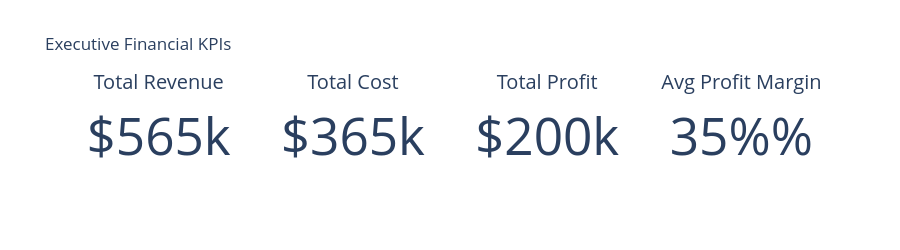
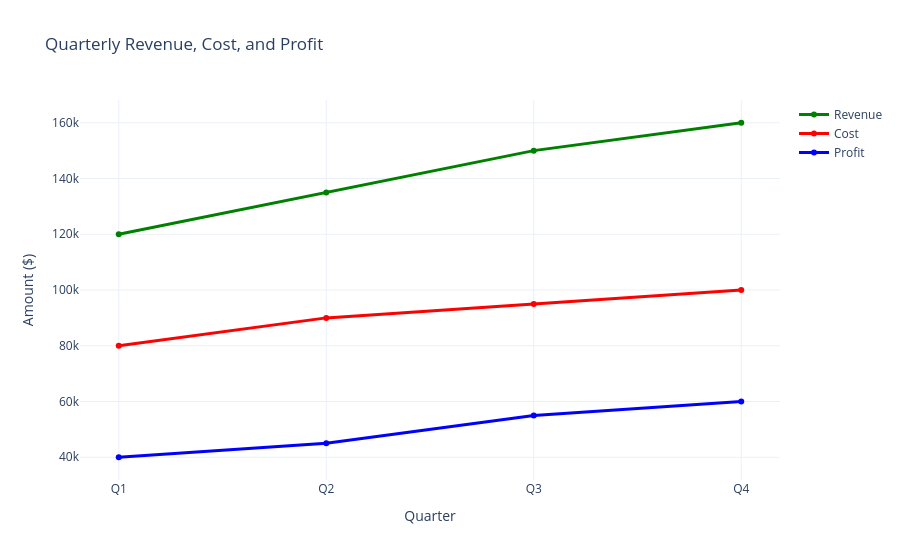
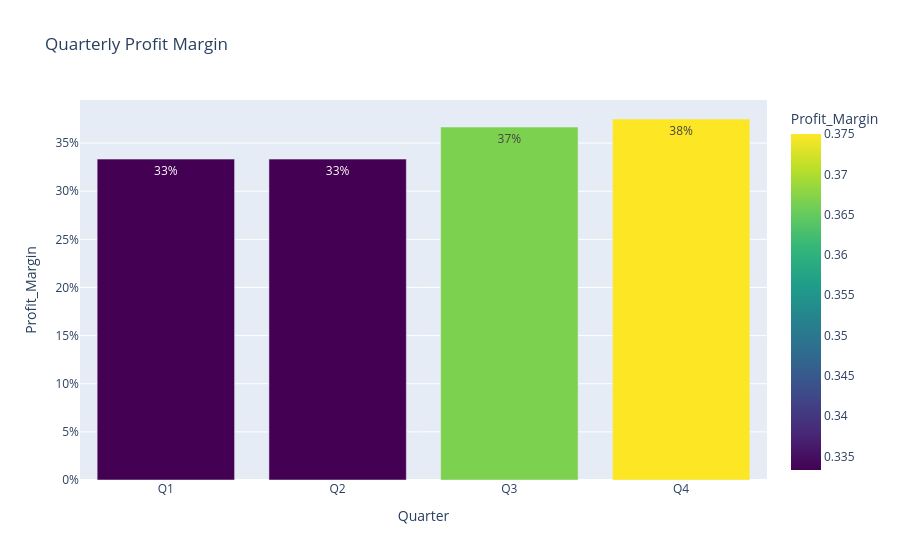
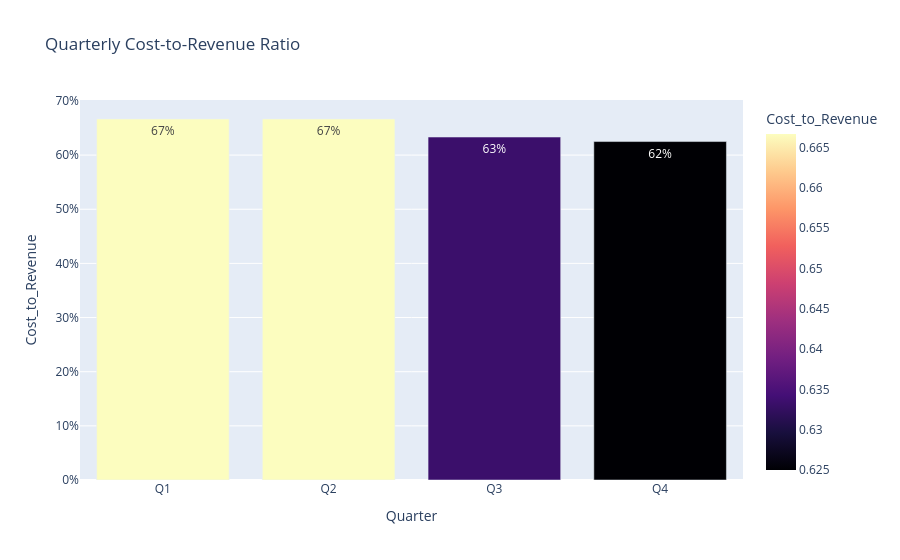

The notebook cell saved with these charts, in order:
### Code cell
import pandas as pd
import plotly.graph_objects as go
from plotly.subplots import make_subplots
import plotly.express as px

# ------- Sample Financial Dataset ----------------------------
data = {
    "Quarter": ["Q1", "Q2", "Q3", "Q4"],
    "Revenue": [120000, 135000, 150000, 160000],
    "Cost": [80000, 90000, 95000, 100000]
}
df = pd.DataFrame(data)

# Calculate Profit and Ratios
df["Profit"] = df["Revenue"] - df["Cost"]
df["Profit_Margin"] = df["Profit"] / df["Revenue"]
df["Cost_to_Revenue"] = df["Cost"] / df["Revenue"]

# ---------------- Summary KPIs ----------------------------
kpi_metrics = {
    "Total Revenue": df["Revenue"].sum(),
    "Total Cost": df["Cost"].sum(),
    "Total Profit": df["Profit"].sum(),
    "Average Profit Margin": df["Profit_Margin"].mean()
}

# KPI Cards (using Indicator traces)
fig_kpi = make_subplots(
    rows=1, cols=4,
    specs=[[{"type": "indicator"}]*4]
)

fig_kpi.add_trace(go.Indicator(
    mode="number",
    value=kpi_metrics["Total Revenue"],
    title={"text": "Total Revenue"},
    number={"prefix": "$"}
), row=1, col=1)

fig_kpi.add_trace(go.Indicator(
    mode="number",
    value=kpi_metrics["Total Cost"],
    title={"text": "Total Cost"},
    number={"prefix": "$"}
), row=1, col=2)

fig_kpi.add_trace(go.Indicator(
    mode="number",
    value=kpi_metrics["Total Profit"],
    title={"text": "Total Profit"},
    number={"prefix": "$"}
), row=1, col=3)

fig_kpi.add_trace(go.Indicator(
    mode="number",
    value=kpi_metrics["Average Profit Margin"],
    title={"text": "Avg Profit Margin"},
    number={"suffix": "%", "valueformat": ".0%"}
), row=1, col=4)

fig_kpi.update_layout(height=250, template="plotly_white", title="Executive Financial KPIs")
fig_kpi.show()

# ----------------------------Line Chart: Revenue, Cost, Profit ----------------------------
fig_line = go.Figure()
fig_line.add_trace(go.Scatter(x=df["Quarter"], y=df["Revenue"], mode="lines+markers", name="Revenue", line=dict(color="green", width=3)))
fig_line.add_trace(go.Scatter(x=df["Quarter"], y=df["Cost"], mode="lines+markers", name="Cost", line=dict(color="red", width=3)))
fig_line.add_trace(go.Scatter(x=df["Quarter"], y=df["Profit"], mode="lines+markers", name="Profit", line=dict(color="blue", width=3)))

fig_line.update_layout(
    title="Quarterly Revenue, Cost, and Profit",
    xaxis_title="Quarter",
    yaxis_title="Amount ($)",
    template="plotly_white",
    hovermode="x unified"
)
fig_line.show()

# ------------------ Bar Charts: Profit Margin & Cost-to-Revenue ----------------------------
# Profit Margin
fig_pm = px.bar(
    df, x="Quarter", y="Profit_Margin",
    text=df["Profit_Margin"].apply(lambda x: f"{x:.0%}"),
    color="Profit_Margin",
    color_continuous_scale="Viridis",
    title="Quarterly Profit Margin"
)
fig_pm.update_layout(yaxis_tickformat=".0%")
fig_pm.show()

# Cost-to-Revenue Ratio
fig_cr = px.bar(
    df, x="Quarter", y="Cost_to_Revenue",
    text=df["Cost_to_Revenue"].apply(lambda x: f"{x:.0%}"),
    color="Cost_to_Revenue",
    color_continuous_scale="Magma",
    title="Quarterly Cost-to-Revenue Ratio"
)
fig_cr.update_layout(yaxis_tickformat=".0%")
fig_cr.show()

### Figure 1 — Plotly figure (JSON) as saved in the notebook; plotly's stock layout.template omitted (floating-point values rounded to 4 significant figures)
{"data": [{"domain": {"x": [0, 0.2125], "y": [0, 1]}, "mode": "number", "number": {"prefix": "$"}, "title": {"text": "Total Revenue"}, "type": "indicator", "value": 565000}, {"domain": {"x": [0.2625, 0.475], "y": [0, 1]}, "mode": "number", "number": {"prefix": "$"}, "title": {"text": "Total Cost"}, "type": "indicator", "value": 365000}, {"domain": {"x": [0.525, 0.7375], "y": [0, 1]}, "mode": "number", "number": {"prefix": "$"}, "title": {"text": "Total Profit"}, "type": "indicator", "value": 200000}, {"domain": {"x": [0.7875, 1], "y": [0, 1]}, "mode": "number", "number": {"suffix": "%", "valueformat": ".0%"}, "title": {"text": "Avg Profit Margin"}, "type": "indicator", "value": 0.3521}], "layout": {"height": 250, "title": {"text": "Executive Financial KPIs"}}}

### Figure 2 — Plotly figure (JSON) as saved in the notebook; plotly's stock layout.template omitted (floating-point values rounded to 4 significant figures)
{"data": [{"line": {"color": "green", "width": 3}, "mode": "lines+markers", "name": "Revenue", "type": "scatter", "x": ["Q1", "Q2", "Q3", "Q4"], "y": [120000, 135000, 150000, 160000]}, {"line": {"color": "red", "width": 3}, "mode": "lines+markers", "name": "Cost", "type": "scatter", "x": ["Q1", "Q2", "Q3", "Q4"], "y": [80000, 90000, 95000, 100000]}, {"line": {"color": "blue", "width": 3}, "mode": "lines+markers", "name": "Profit", "type": "scatter", "x": ["Q1", "Q2", "Q3", "Q4"], "y": [40000, 45000, 55000, 60000]}], "layout": {"hovermode": "x unified", "title": {"text": "Quarterly Revenue, Cost, and Profit"}, "xaxis": {"title": {"text": "Quarter"}}, "yaxis": {"title": {"text": "Amount ($)"}}}}

### Figure 3 — Plotly figure (JSON) as saved in the notebook; plotly's stock layout.template omitted (floating-point values rounded to 4 significant figures)
{"data": [{"alignmentgroup": "True", "hovertemplate": "Quarter=%{x}<br>Profit_Margin=%{marker.color}<br>text=%{text}<extra></extra>", "legendgroup": "", "marker": {"color": [0.3333, 0.3333, 0.3667, 0.375], "coloraxis": "coloraxis", "pattern": {"shape": ""}}, "name": "", "offsetgroup": "", "orientation": "v", "showlegend": false, "text": ["33%", "33%", "37%", "38%"], "textposition": "auto", "type": "bar", "x": ["Q1", "Q2", "Q3", "Q4"], "xaxis": "x", "y": [0.3333, 0.3333, 0.3667, 0.375], "yaxis": "y"}], "layout": {"barmode": "relative", "coloraxis": {"colorbar": {"title": {"text": "Profit_Margin"}}, "colorscale": [[0, "#440154"], [0.1111, "#482878"], [0.2222, "#3e4989"], [0.3333, "#31688e"], [0.4444, "#26828e"], [0.5556, "#1f9e89"], [0.6667, "#35b779"], [0.7778, "#6ece58"], [0.8889, "#b5de2b"], [1, "#fde725"]]}, "legend": {"tracegroupgap": 0}, "title": {"text": "Quarterly Profit Margin"}, "xaxis": {"anchor": "y", "domain": [0, 1], "title": {"text": "Quarter"}}, "yaxis": {"anchor": "x", "domain": [0, 1], "tickformat": ".0%", "title": {"text": "Profit_Margin"}}}}

### Figure 4 — Plotly figure (JSON) as saved in the notebook; plotly's stock layout.template omitted (floating-point values rounded to 4 significant figures)
{"data": [{"alignmentgroup": "True", "hovertemplate": "Quarter=%{x}<br>Cost_to_Revenue=%{marker.color}<br>text=%{text}<extra></extra>", "legendgroup": "", "marker": {"color": [0.6667, 0.6667, 0.6333, 0.625], "coloraxis": "coloraxis", "pattern": {"shape": ""}}, "name": "", "offsetgroup": "", "orientation": "v", "showlegend": false, "text": ["67%", "67%", "63%", "62%"], "textposition": "auto", "type": "bar", "x": ["Q1", "Q2", "Q3", "Q4"], "xaxis": "x", "y": [0.6667, 0.6667, 0.6333, 0.625], "yaxis": "y"}], "layout": {"barmode": "relative", "coloraxis": {"colorbar": {"title": {"text": "Cost_to_Revenue"}}, "colorscale": [[0, "#000004"], [0.1111, "#180f3d"], [0.2222, "#440f76"], [0.3333, "#721f81"], [0.4444, "#9e2f7f"], [0.5556, "#cd4071"], [0.6667, "#f1605d"], [0.7778, "#fd9668"], [0.8889, "#feca8d"], [1, "#fcfdbf"]]}, "legend": {"tracegroupgap": 0}, "title": {"text": "Quarterly Cost-to-Revenue Ratio"}, "xaxis": {"anchor": "y", "domain": [0, 1], "title": {"text": "Quarter"}}, "yaxis": {"anchor": "x", "domain": [0, 1], "tickformat": ".0%", "title": {"text": "Cost_to_Revenue"}}}}
